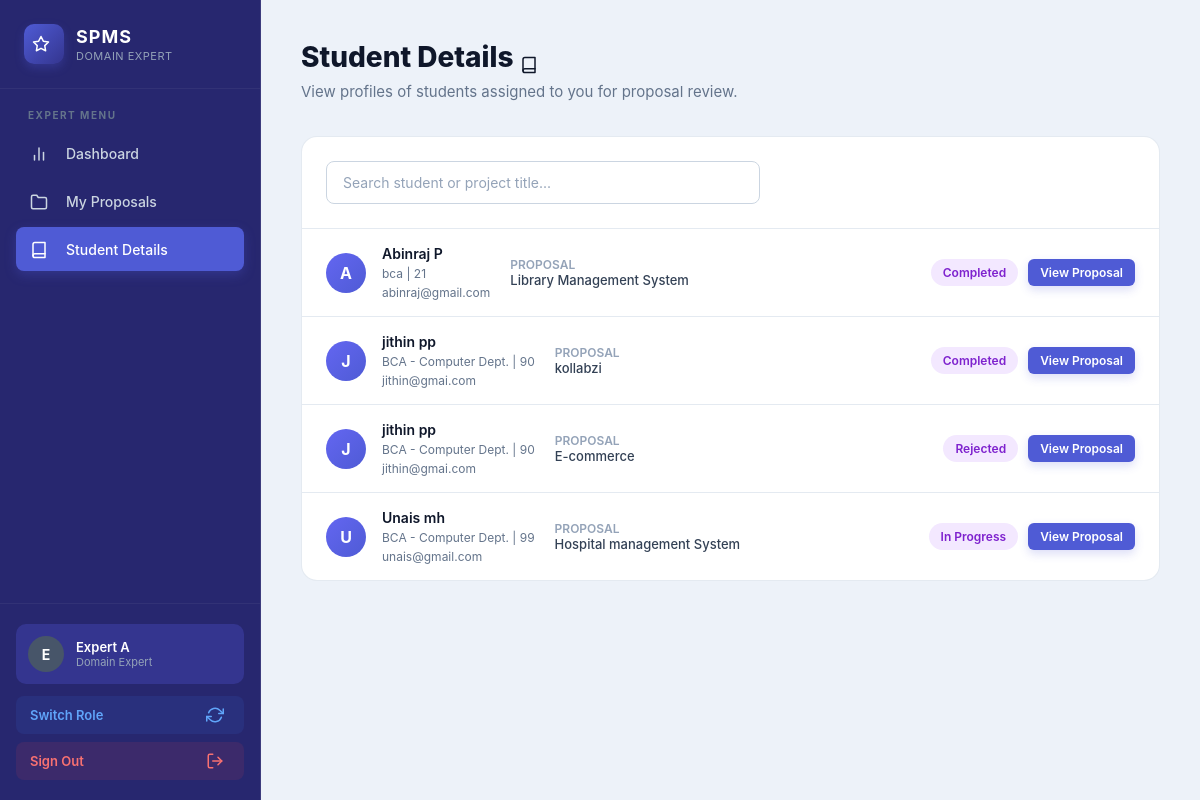
The page /experts/students/ (signed in) on the database its author committed.
### accounts/models.py (models this page shows, shortened)
class User(AbstractUser):
    is_student = models.BooleanField(default=False)
    is_coordinator = models.BooleanField(default=False)
    is_faculty = models.BooleanField(default=False)
    is_expert = models.BooleanField(default=False)
    is_guide = models.BooleanField(default=False)
    is_panel = models.BooleanField(default=False)
    phone = models.CharField(
        max_length=15,
        blank=True,
        null=True
    )
    roll_number = models.CharField(
        max_length=50,
        blank=True,
        null=True
    )
    department = models.CharField(
        max_length=100,
        blank=True,
        null=True
    )
    domain_of_expertise = models.CharField(
        max_length=200,
        blank=True,
        null=True
    )
    semester = models.CharField(
        max_length=20,
        blank=True,
        null=True
    )
    batch = models.CharField(
        max_length=20,
        blank=True,
        null=True
    )

### projects/models.py (models this page shows, shortened)
class ProjectProposal(models.Model):
    PROJECT_TYPE_CHOICES = [
        ("MINI", "Mini Project"),
        ("MAIN", "Main Project"),
    ]
    STATUS_CHOICES = [
        ("SUBMITTED", "Submitted"),
        ("EXPERT_ASSIGNED", "Expert Assigned"),
        ("CHANGES_REQUESTED", "Changes Requested"),
        ("CHANGES_SENT_TO_STUDENT", "Changes Sent To Student"),
        ("EXPERT_APPROVED", "Expert Approved"),
        ("COORDINATOR_APPROVED", "Coordinator Approved"),
        ("GUIDE_ASSIGNED", "Guide Assigned"),
        ("GUIDE_REJECTED", "Guide Rejected"),
        ("IN_PROGRESS", "In Progress"),
        ("COMPLETED", "Completed"),
        ("REJECTED", "Rejected"),
    ]
    student = models.ForeignKey(
        settings.AUTH_USER_MODEL,
        on_delete=models.CASCADE,
        related_name="project_proposals",
        limit_choices_to={"is_student": True}
    )
    project_type = models.CharField(
        max_length=10,
        choices=PROJECT_TYPE_CHOICES,
        default="MAIN"
    )
    title = models.CharField(max_length=255)
    abstract = models.TextField(blank=True)
    domain = models.CharField(
        max_length=255,
        blank=True
    )
    technologies = models.TextField(
        blank=True
    )
    description = models.TextField(
        blank=True
    )
    proposal_document = models.FileField(
        upload_to="proposals/",
        blank=True,
        null=True
    )
    domain_expert = models.ForeignKey(
        settings.AUTH_USER_MODEL,
        on_delete=models.SET_NULL,
        null=True,
        blank=True,
        related_name="expert_proposals",
        limit_choices_to={"is_expert": True}
    )
    expert_comments = models.TextField(
        blank=True,
        null=True
    )
    status = models.CharField(
        max_length=40,
        choices=STATUS_CHOICES,
        default="SUBMITTED"
    )
    guide = models.ForeignKey(
        settings.AUTH_USER_MODEL,
        on_delete=models.SET_NULL,
        null=True,
        blank=True,
        related_name="guided_proposals",
        limit_choices_to={"is_guide": True}
    )
    panel_members = models.ManyToManyField(
        settings.AUTH_USER_MODEL,
        blank=True,
        related_name="assigned_panel_projects",
        limit_choices_to={"is_panel": True},
    )
    guide_rejection_reason = models.TextField(
        blank=True,
        null=True
    )
    guide_rejected_at = models.DateTimeField(
        blank=True,
        null=True
    )
    review_date = models.DateTimeField(
        blank=True,
        null=True,
        help_text="Scheduled date and time for the project review by the panel."
    )
    submitted_at = models.DateTimeField(
        auto_now_add=True
    )
    updated_at = models.DateTimeField(
        auto_now=True
    )

### experts/views.py (the view)
    @login_required
    def wrapper(request, *args, **kwargs):
        if request.user.is_superuser:
            return view_func(request, *args, **kwargs)
        if not request.user.is_expert:
            messages.error(
                request,
                "You are not authorized to access the Expert page."
            )
            return redirect("accounts:dashboard")
        return view_func(request, *args, **kwargs)

### coordinator/context_processors.py (called while the page is built)
def unread_proposals(request):
    if hasattr(request, 'user') and request.user.is_authenticated:
        if getattr(request.user, 'role', None) == 'COORDINATOR':
            count = ProjectProposal.objects.filter(status='SUBMITTED').count()
            return {'unread_proposal_count': count}
    return {}

### experts/views.py (called while the page is built)
def expert_required(view_func):
    @login_required
    def wrapper(request, *args, **kwargs):
        if request.user.is_superuser:
            return view_func(request, *args, **kwargs)
        if not request.user.is_expert:
            messages.error(
                request,
                "You are not authorized to access the Expert page."
            )
            return redirect("accounts:dashboard")
        return view_func(request, *args, **kwargs)
    return wrapper

@expert_required
def students(request):
    proposals = (
        ProjectProposal.objects
        .filter(domain_expert=request.user)
        .select_related("student")
        .order_by("-updated_at")
    )
    return render(
        request,
        "experts/students.html",
        {"proposals": proposals}
    )

### templates/experts/students.html (shortened to what this page needs)
{% extends "base.html" %}
{% load static %}
{% block content %}
<div class="dashboard-layout">
    {% include 'experts/sidebar.html' %}
    <main class="dashboard-main">
        <header class="dashboard-header">
            <div class="header-content">
                <h1>Student Details </h1>
                <p>View profiles of students assigned to you for proposal review.</p>
            </div>
        </header>
        <section class="recent-section">
            <div class="recent-card">
                <div style="padding: 24px; border-bottom: 1px solid var(--border-color);">
                    <input type="text" id="searchInput" placeholder="Search student or project title..." class="form-input" style="max-width: 400px;" onkeyup="searchStudents()">
                </div>
                {% if proposals %}
                    <div class="recent-list" id="projectList">
                        {% for project in proposals %}
                        <div class="recent-item" style="cursor: default;">
                            <a href="{% url 'accounts:student_profile' project.student.id %}" class="recent-user" style="text-decoration: none;">
                                <div class="recent-avatar" style="background: linear-gradient(135deg, #6366f1, #4f5bd5); color: white;">
                                    {{ project.student.first_name|first|default:project.student.username|first|upper }}
                                </div>
                                <div class="recent-user-info">
                                    <span class="recent-name" style="color: #0f172a;">{{ project.student.get_full_name|default:project.student.username }}</span>
                                    <span style="font-size: 12px; color: #64748b;">{{ project.student.department|default:"Dept N/A" }} | {{ project.student.roll_number|default:"Roll N/A" }}</span>
                                    <span style="font-size: 12px; color: #64748b;">{{ project.student.email|default:"No Email" }}</span>
                                </div>
                            </a>
                            <div style="flex: 1; display: flex; align-items: center; justify-content: space-between; padding-left: 20px;">
                                <div style="display: flex; flex-direction: column;">
                                    <span style="font-size: 12px; font-weight: 600; color: #94a3b8; text-transform: uppercase;">Proposal</span>
                                    <span class="recent-project" style="font-weight: 500; color: #334155;">{{ project.title }}</span>
                                </div>
                                <div style="display: flex; gap: 10px; align-items: center;">
                                    <span class="status-badge
                                        {% if project.status == 'EXPERT_ASSIGNED' %}bg-blue
                                        {% else %}bg-purple{% endif %}">
                                        {{ project.get_status_display }}
                                    </span>
                                    <a href="{% url 'experts:proposal_detail' project.id %}" class="btn-primary" style="padding: 6px 12px; font-size: 12px; border-radius: 6px; text-decoration: none;">
                                        View Proposal
                                    </a>
                                </div>
                            </div>
                        </div>
                        {% endfor %}
                    </div>
                {% endif %}
            </div>
        </section>
    </main>
</div>
{% endblock %}

### templates/experts/sidebar.html (shortened to what this page needs)
{% load static %}
<link rel="stylesheet" href="{% static 'css/coordinator_theme.css' %}?v=3">
    <aside class="premium-sidebar">
        <div class="sidebar-brand">
            <div class="brand-logo"></div>
            <div class="brand-text">
                <h2>SPMS</h2>
                <p>Domain Expert</p>
            </div>
        </div>
        <nav class="sidebar-nav">
            <div class="nav-section">Expert Menu</div>
            <a href="{% url 'experts:dashboard' %}" class="nav-item {% if request.resolver_match.url_name == 'dashboard' %}active{% endif %}">
                <span class="nav-icon"></span>
                <span class="nav-text">Dashboard</span>
            </a>
            <a href="{% url 'experts:my_proposals' %}" class="nav-item {% if request.resolver_match.url_name == 'my_proposals' %}active{% endif %}">
                <span class="nav-icon"><svg width="18" height="18" viewBox="0 0 24 24" fill="none" stroke="currentColor" style="vertical-align: text-bottom; margin-right: 6px;" stroke-width="2" stroke-linecap="round" stroke-linejoin="round"><path d="M22 19a2 2 0 0 1-2 2H4a2 2 0 0 1-2-2V5a2 2 0 0 1 2-2h5l2 3h9a2 2 0 0 1 2 2z"></path></svg></span>
                <span class="nav-text">My Proposals</span>
            </a>
            <a href="{% url 'experts:students' %}" class="nav-item {% if request.resolver_match.url_name == 'students' %}active{% endif %}">
                <span class="nav-icon"></span>
                <span class="nav-text">Student Details</span>
            </a>
        </nav>
        <div class="sidebar-footer">
            <div class="user-card">
                <div class="user-avatar">
                    {{ request.user.username|first|upper }}
                </div>
                <div class="user-details">
                    <span class="user-name">{{ request.user.get_full_name|default:request.user.username }}</span>
                    <span class="user-role">Domain Expert</span>
                </div>
            </div>
            {% if request.user.is_superuser or request.user.is_coordinator or request.user.is_guide or request.user.is_panel or request.user.is_student %}
            <a href="{% url 'accounts:dashboard' %}" class="switch-role-btn">
                <span>Switch Role</span>
                <span></span>
            </a>
            {% endif %}
            <a href="{% url 'accounts:logout' %}" class="logout-btn">
                <span>Sign Out</span>
                <span></span>
            </a>
        </div>
    </aside>

### static/css/coordinator_theme.css (style rules this page uses)
:root:has(.premium-sidebar), :root:has(.coordinator-theme-page) { --sidebar-bg: #27276f; --sidebar-nav: #34358f; --sidebar-hover: #34358f; --sidebar-active: #4f5bd5; --primary-main: #4f5bd5; --primary-dark: #34358f; --bg-main: #edf2f9; --card-bg: #ffffff; --text-main: #0f172a; --text-muted: #64748b; --border-color: rgba(226, 232, 240, 0.9); }
body:has(.premium-sidebar), body:has(.coordinator-theme-page) { background-color: #edf2f9; }
body:has(.premium-sidebar) .premium-sidebar { background: #27276f; }
body:has(.premium-sidebar) .brand-logo { background: linear-gradient(135deg, #4f5bd5, #34358f); box-shadow: 0 4px 10px rgba(79, 91, 213, 0.3); }
body:has(.premium-sidebar) .nav-item.active { background: #4f5bd5; box-shadow: 0 4px 12px rgba(79, 91, 213, 0.3); }
body:has(.premium-sidebar) .btn-primary, body:has(.premium-sidebar) .btn-submit, body:has(.coordinator-theme-page) .btn-primary, body:has(.coordinator-theme-page) .btn-submit { background: #4f5bd5; box-shadow: 0 4px 10px rgba(79, 91, 213, 0.2); }

### rows shown on the page
User: user.username|first "E", user.get_full_name "Expert A"
ProjectProposal: student.first_name|first "A", student.get_full_name "Abinraj P", student.department "bca", student.roll_number "21", student.email "abinraj@gmail.com", title "Library Management System", status "Completed"
ProjectProposal: student.first_name|first "J", student.get_full_name "jithin pp", student.department "BCA - Computer Dept.", student.roll_number "90", student.email "jithin@gmai.com", title "kollabzi", status "Completed"
ProjectProposal: student.first_name|first "J", student.get_full_name "jithin pp", student.department "BCA - Computer Dept.", student.roll_number "90", student.email "jithin@gmai.com", title "E-commerce", status "Rejected"
ProjectProposal: student.first_name|first "U", student.get_full_name "Unais mh", student.department "BCA - Computer Dept.", student.roll_number "99", student.email "unais@gmail.com", title "Hospital management System", status "In Progress"
